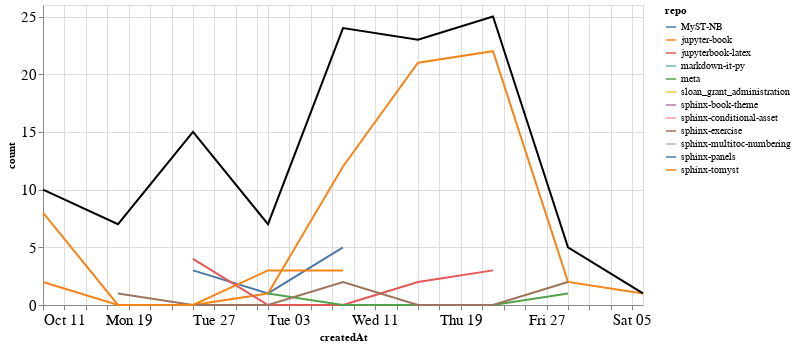

Notebook source saved alongside this figure:
### Markdown cell above
### Comments

### Code cell
comments_time = comments.groupby('repo').resample('W', on='createdAt').count()['author'].reset_index()
comments_time = comments_time.rename(columns={'author': 'count'})
comments_time_total = comments_time.groupby('createdAt').agg({"count": "sum"}).reset_index()
ch1 = alt.Chart(comments_time, width=600).mark_line().encode(
    x='createdAt',
    y='count',
    color='repo',
    tooltip="repo"
)

ch2 = alt.Chart(comments_time_total, width=600).mark_line(color="black").encode(
    x='createdAt',
    y='count',
)

ch1 + ch2

### Figure 1 — Vega-Lite specification as saved in the notebook (floating-point values rounded to 4 significant figures)
{"config": {"axisLeft": {"labelFontSize": 15}, "axisBottom": {"labelFontSize": 15}}, "layer": [{"data": {"name": "data-880a00b17ff7f8e8cf7040a6069437ea"}, "mark": "line", "encoding": {"color": {"type": "nominal", "field": "repo"}, "tooltip": {"type": "nominal", "field": "repo"}, "x": {"type": "temporal", "field": "createdAt"}, "y": {"type": "quantitative", "field": "count"}}, "width": 600}, {"data": {"name": "data-2f31b1c23b0e8ef912874c9b73fcc22b"}, "mark": {"type": "line", "color": "black"}, "encoding": {"x": {"type": "temporal", "field": "createdAt"}, "y": {"type": "quantitative", "field": "count"}}, "width": 600}], "$schema": "https://vega.github.io/schema/vega-lite/v4.8.1.json", "datasets": {"data-880a00b17ff7f8e8cf7040a6069437ea": [{"repo": "MyST-NB", "createdAt": "2020-10-25T00:00:00", "count": 3}, {"repo": "MyST-NB", "createdAt": "2020-11-01T00:00:00", "count": 1}, {"repo": "MyST-NB", "createdAt": "2020-11-08T00:00:00", "count": 5}, {"repo": "jupyter-book", "createdAt": "2020-10-11T00:00:00", "count": 8}, {"repo": "jupyter-book", "createdAt": "2020-10-18T00:00:00", "count": 0}, {"repo": "jupyter-book", "createdAt": "2020-10-25T00:00:00", "count": 0}, {"repo": "jupyter-book", "createdAt": "2020-11-01T00:00:00", "count": 1}, {"repo": "jupyter-book", "createdAt": "2020-11-08T00:00:00", "count": 12}, {"repo": "jupyter-book", "createdAt": "2020-11-15T00:00:00", "count": 21}, {"repo": "jupyter-book", "createdAt": "2020-11-22T00:00:00", "count": 22}, {"repo": "jupyter-book", "createdAt": "2020-11-29T00:00:00", "count": 2}, {"repo": "jupyter-book", "createdAt": "2020-12-06T00:00:00", "count": 1}, {"repo": "jupyterbook-latex", "createdAt": "2020-10-25T00:00:00", "count": 4}, {"repo": "jupyterbook-latex", "createdAt": "2020-11-01T00:00:00", "count": 0}, {"repo": "jupyterbook-latex", "createdAt": "2020-11-08T00:00:00", "count": 0}, {"repo": "jupyterbook-latex", "createdAt": "2020-11-15T00:00:00", "count": 2}, {"repo": "jupyterbook-latex", "createdAt": "2020-11-22T00:00:00", "count": 3}, {"repo": "markdown-it-py", "createdAt": "2020-10-25T00:00:00", "count": 8}, {"repo": "meta", "createdAt": "2020-11-01T00:00:00", "count": 1}, {"repo": "meta", "createdAt": "2020-11-08T00:00:00", "count": 0}, {"repo": "meta", "createdAt": "2020-11-15T00:00:00", "count": 0}, {"repo": "meta", "createdAt": "2020-11-22T00:00:00", "count": 0}, {"repo": "meta", "createdAt": "2020-11-29T00:00:00", "count": 1}, {"repo": "sloan_grant_administration", "createdAt": "2020-10-18T00:00:00", "count": 2}, {"repo": "sphinx-book-theme", "createdAt": "2020-11-08T00:00:00", "count": 2}, {"repo": "sphinx-conditional-asset", "createdAt": "2020-10-18T00:00:00", "count": 1}, {"repo": "sphinx-exercise", "createdAt": "2020-10-18T00:00:00", "count": 1}, {"repo": "sphinx-exercise", "createdAt": "2020-10-25T00:00:00", "count": 0}, {"repo": "sphinx-exercise", "createdAt": "2020-11-01T00:00:00", "count": 0}, {"repo": "sphinx-exercise", "createdAt": "2020-11-08T00:00:00", "count": 2}, {"repo": "sphinx-exercise", "createdAt": "2020-11-15T00:00:00", "count": 0}, {"repo": "sphinx-exercise", "createdAt": "2020-11-22T00:00:00", "count": 0}, {"repo": "sphinx-exercise", "createdAt": "2020-11-29T00:00:00", "count": 2}, {"repo": "sphinx-multitoc-numbering", "createdAt": "2020-11-01T00:00:00", "count": 1}, {"repo": "sphinx-panels", "createdAt": "2020-10-18T00:00:00", "count": 3}, {"repo": "sphinx-tomyst", "createdAt": "2020-10-11T00:00:00", "count": 2}, {"repo": "sphinx-tomyst", "createdAt": "2020-10-18T00:00:00", "count": 0}, {"repo": "sphinx-tomyst", "createdAt": "2020-10-25T00:00:00", "count": 0}, {"repo": "sphinx-tomyst", "createdAt": "2020-11-01T00:00:00", "count": 3}, {"repo": "sphinx-tomyst", "createdAt": "2020-11-08T00:00:00", "count": 3}], "data-2f31b1c23b0e8ef912874c9b73fcc22b": [{"createdAt": "2020-10-11T00:00:00", "count": 10}, {"createdAt": "2020-10-18T00:00:00", "count": 7}, {"createdAt": "2020-10-25T00:00:00", "count": 15}, {"createdAt": "2020-11-01T00:00:00", "count": 7}, {"createdAt": "2020-11-08T00:00:00", "count": 24}, {"createdAt": "2020-11-15T00:00:00", "count": 23}, {"createdAt": "2020-11-22T00:00:00", "count": 25}, {"createdAt": "2020-11-29T00:00:00", "count": 5}, {"createdAt": "2020-12-06T00:00:00", "count": 1}]}}
